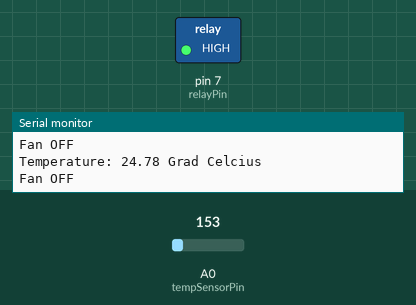
Recording of a sketch running on a simulated Arduino Uno, built with avr-gcc and run on an emulated ATmega328P. On the bench: switched loads named in the sketch (green lamp = pin HIGH), the last lines printed to the serial monitor. The test bench sets the inputs (shaded band); at power-on: A0 (tempSensorPin) = 153.

Above: at 1.8 s.
1.9 s: A0 (tempSensorPin) set to 176
3.4 s: A0 (tempSensorPin) set to 203
At 4.6 s:
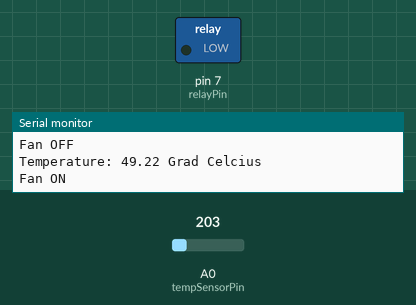
5.5 s: A0 (tempSensorPin) set to 175
At 7.2 s:
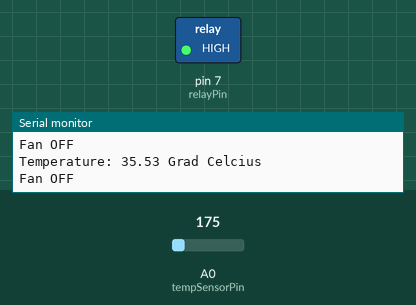
7.5 s: A0 (tempSensorPin) set to 191
At 9.0 s:
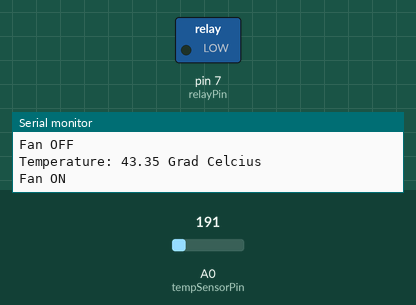
Timing chart, 0 to 10.5 s (numbered marks = the images above; inputs shaded):
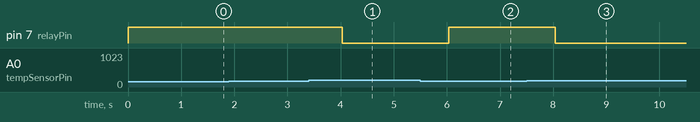

Measured:
- the behaviour switches between 184 and 185 on A0 (tempSensorPin) (found by bisection; images 0 and 1)
- after the input at 3.4 s, pin 7 (relayPin): HIGH → LOW after 0.64 s
- after the input at 5.5 s, pin 7 (relayPin): LOW → HIGH after 0.54 s
- after the input at 7.5 s, pin 7 (relayPin): HIGH → LOW after 0.54 s

The sketch:

anwendungRelais.ino
```cpp
/**
 * @file anwendungRelais.ino
 * @brief Relay-controlled PC fan triggered by temperature threshold.
 *
 * This program reads temperature from an analog temperature sensor.
 * If the temperature exceeds 40 degrees, it activates a relay to turn on a PC fan.
 * Otherwise, the relay (and fan) remains off.
 *
 * @author Gruppe 07
 * @date 2025-06-18
 */

/// Pin for the temperature sensor (analog input)
const int tempSensorPin = A0;

/// Pin to control the relay module
const int relayPin = 7;

/// Temperature threshold in Celcius to turn on the fan
const float tempThreshold = 40.0;

/**
 * @brief Converts raw analog sensor reading to temperature in Celsius.
 *
 *
 * @param analogValue Raw analog value from sensor
 * @return Temperature in degrees Celsius
 */
float readTemperature(int analogValue) {
  float voltage = analogValue * (5.0 / 1023.0); // Convert to voltage
  float temperatureC = (voltage - 0.5) * 100.0; //
  return temperatureC;
}

/**
 * @brief Arduino setup function
 *
 * Initializes the relay pin and serial communication.
 */
void setup() {
  Serial.begin(9600);
  pinMode(relayPin, OUTPUT);
  digitalWrite(relayPin, HIGH); // Relay OFF (assuming active LOW)
  Serial.println("Temperature-controlled fan relay system initialized.");
}

/**
 * @brief Arduino main loop
 *
 * Monitors temperature and controls relay accordingly.
 */
void loop() {
  int sensorValue = analogRead(tempSensorPin);
  float temperature = readTemperature(sensorValue);

  Serial.print("Temperature: ");
  Serial.print(temperature);
  Serial.println(" Grad Celcius");

  if (temperature > tempThreshold) {
    digitalWrite(relayPin, LOW);  // Relay ON (fan ON)
    Serial.println("Fan ON");
  } else {
    digitalWrite(relayPin, HIGH); // Relay OFF (fan OFF)
    Serial.println("Fan OFF");
  }

  delay(1000); // Update once per second
}
```
